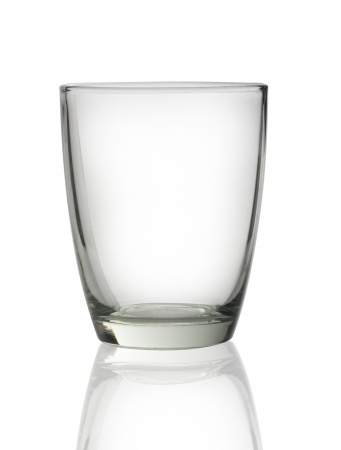
#> input picture cup.jpg, 341 x 450 px
$ python plot_on_img.py
#> lines starting #> are read from the running program, lines starting #| are printed output that depends on the picture
import matplotlib.pyplot as plt
import cv2

img = cv2.imread('cup.jpg', cv2.IMREAD_GRAYSCALE)
#> img: shape (450, 341); min 29, max 255, mean 240.9
plt.imshow(img, cmap='gray', interpolation='bicubic')
plt.plot([50, 100], [200, 180], 'c', linewidth=5)
plt.plot([200, 100], [80, 100], 'd', linewidth=5)
plt.show()
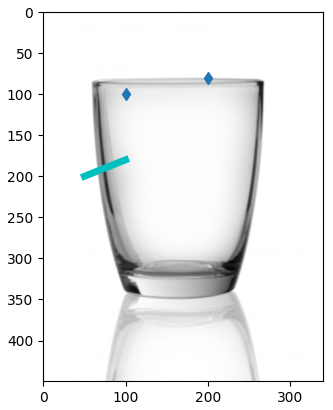
#> figure drawn by matplotlib, 1 panel

$ run again, with corner.png saved as cup.jpg
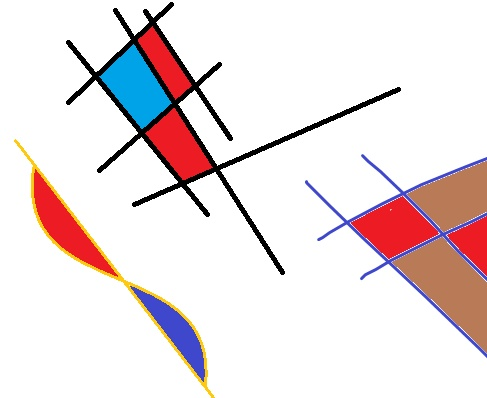
#> input picture corner.png, 487 x 398 px
#> `img = cv2.imread('cup.jpg', cv2.IMREAD_GRAYSCALE)`:
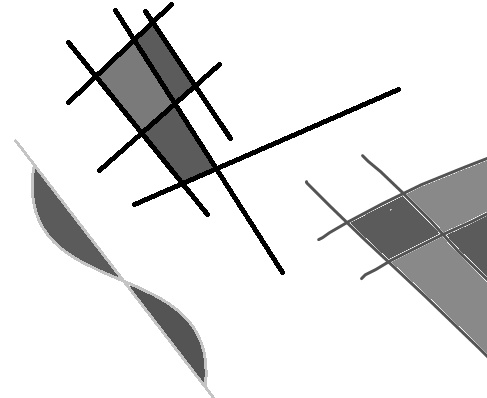
#> img: shape (398, 487); min 0, max 255, mean 226.4
#> `plt.show()`:
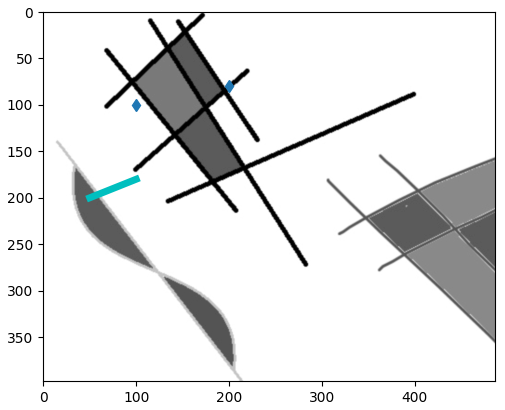
#> figure drawn by matplotlib, 1 panel
